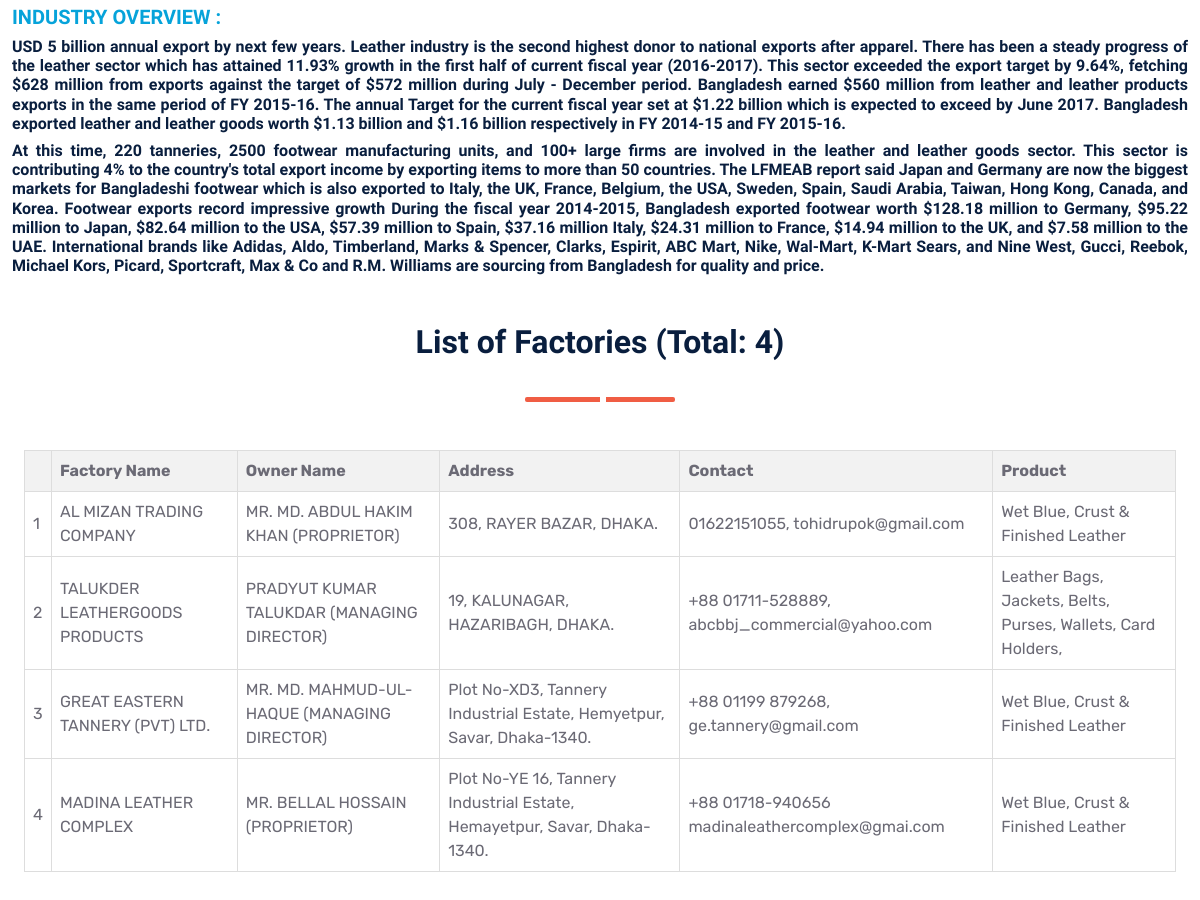
The page /list_factory/ (middle part) on the database as committed earlier.
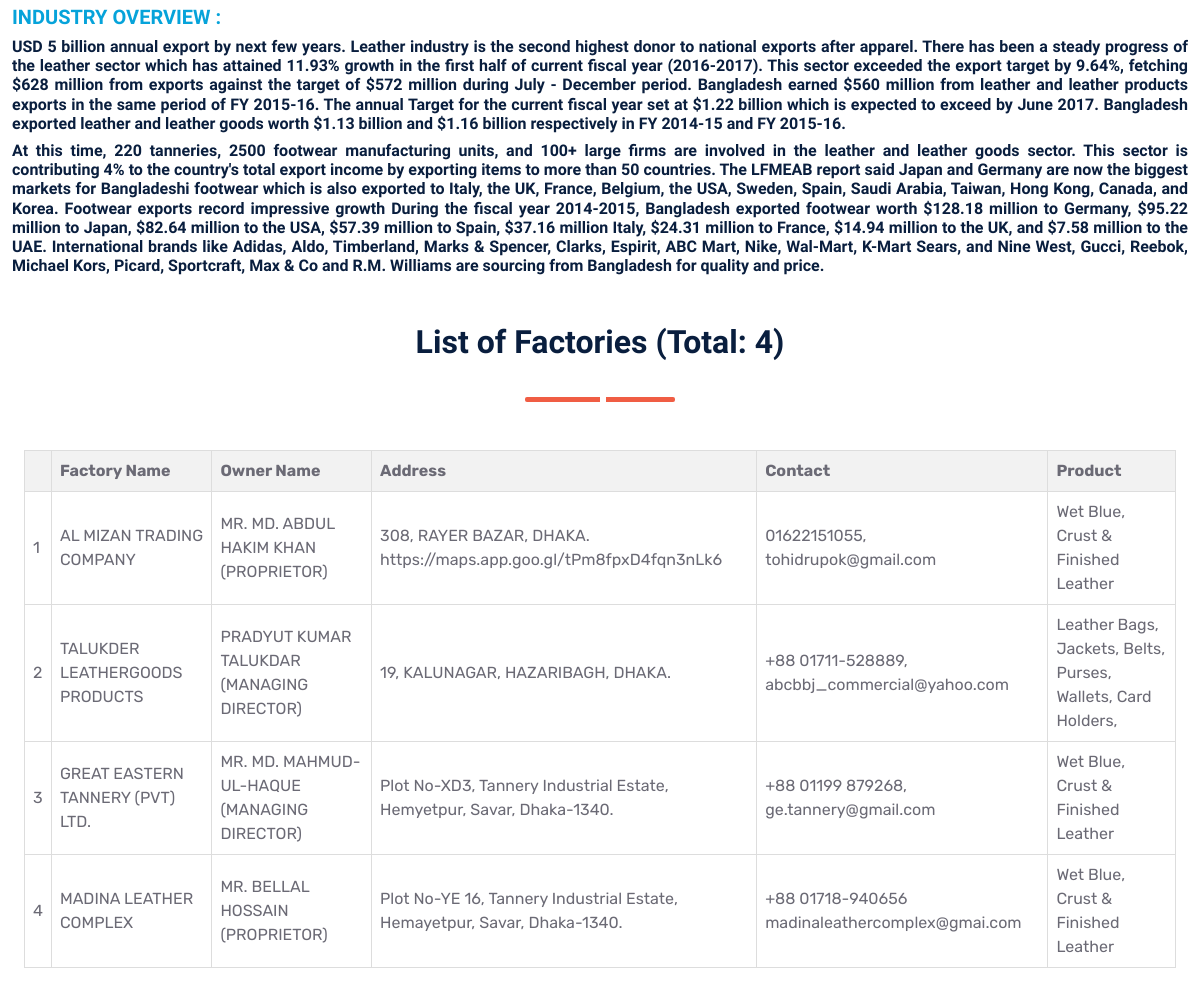
The same page on the database as committed later.
### store/models.py (models this page shows, shortened)
class Factory(models.Model):
    factory_name = models.CharField(max_length=60)
    owner_name = models.CharField(max_length=60)
    responsibility = models.CharField(max_length=30)
    address = models.CharField(max_length=155)
    contact = models.CharField(max_length=50)
    product = models.CharField(max_length=60)
    Extra = models.CharField(max_length=100)

### store/views.py (the view)
# urls.py: path('list_factory/', views.factorys_list ,name='list_factory'),
def factorys_list(request):
    count = Factory.objects.count()
    factorys = Factory.objects.all()
    paginator = Paginator(factorys, 61)  # 61 companies per page
    page = request.GET.get('page')
    try:
        factorys = paginator.page(page)
    except PageNotAnInteger:
        factorys = paginator.page(1)
    except EmptyPage:
        factorys = paginator.page(paginator.num_pages)
    return render(request, 'store/factorys_list.html', {'factorys': factorys,'count': count})

### store/templates/store/factorys_list.html (shortened to what this page needs)
{% extends 'index.html' %}
{% block body%}
{% load static %}
 <body>
<div class="container  py-5 " >
   <div style="max-width: 1250px;" class="section-title text-center position-relative pb-3 mb-5 mx-auto" style="max-width: 1600px">
    <h5 class="fw-bold text-primary text-uppercase" style="text-align: left;">INDUSTRY OVERVIEW :</h5>
    <h6 style="text-align: justify;">
        USD 5 billion annual export by next few years. Leather industry is the second highest donor to national exports after
        apparel. There has been a steady progress of the leather sector which has attained 11.93% growth in the first half of
        current fiscal year (2016-2017). This sector exceeded the export target by 9.64%, fetching $628 million from exports
        against the target of $572 million during July - December period. Bangladesh earned $560 million from leather and
        leather products exports in the same period of FY 2015-16. The annual Target for the current fiscal year set at $1.22 billion
        which is expected to exceed by June 2017. Bangladesh exported leather and leather goods worth $1.13 billion and
        $1.16 billion respectively in FY 2014-15 and FY 2015-16.
    </h6>
    <h6 style="text-align: justify;">
        At this time, 220 tanneries, 2500 footwear manufacturing units, and 100+ large firms are involved in the leather and leather
        goods sector. This sector is contributing 4% to the country's total export income by exporting items to more than 50
        countries. The LFMEAB report said Japan and Germany are now the biggest markets for Bangladeshi footwear which
        is also exported to Italy, the UK, France, Belgium, the USA, Sweden, Spain, Saudi Arabia, Taiwan, Hong Kong, Canada, and
        Korea. Footwear exports record impressive growth During the fiscal year 2014-2015, Bangladesh exported footwear
        worth $128.18 million to Germany, $95.22 million to Japan, $82.64 million to the USA, $57.39 million to Spain, $37.16
        million Italy, $24.31 million to France, $14.94 million to the UK, and $7.58 million to the UAE. International brands like
        Adidas, Aldo, Timberland, Marks & Spencer, Clarks, Espirit, ABC Mart, Nike, Wal-Mart, K-Mart Sears, and Nine West,
        Gucci, Reebok, Michael Kors, Picard, Sportcraft, Max & Co and R.M. Williams are sourcing from Bangladesh for quality
        and price.
    </h6>
    <h2 class="mt-5 mb-4 text-center">List of Factories (Total: {{count}})</h2>
</div>
<div class="container">
    <table>
        <thead>
            <tr>
                <th></th>
                <th>Factory Name</th>
                <th>Owner Name</th>
                <th>Address</th>
                <th>Contact</th>
                <th>Product</th>
            </tr>
        </thead>
        <tbody>
            {% for f in factorys %}
            <tr>
                <td>{{ forloop.counter }}</td>
                <td>{{ f.factory_name }}</td>
                <td>{{ f.owner_name }}</td>
                <td>{{ f.address }}</td>
                <td>{{ f.contact }}</td>
                <td>{{ f.product }}</td>
            </tr>
            {% endfor %}
        </tbody>
    </table>
    <br></br>
</div>
</body>
</html>
{% endblock %}

Rows that differ between the two databases and show on the page:
changed Factory "AL MIZAN TRADING COMPANY": address "308, RAYER BAZAR, DHAKA." → "308, RAYER BAZAR, DHAKA. https://maps.app.goo.gl/tPm8fpxD4fqn3nLk6"
